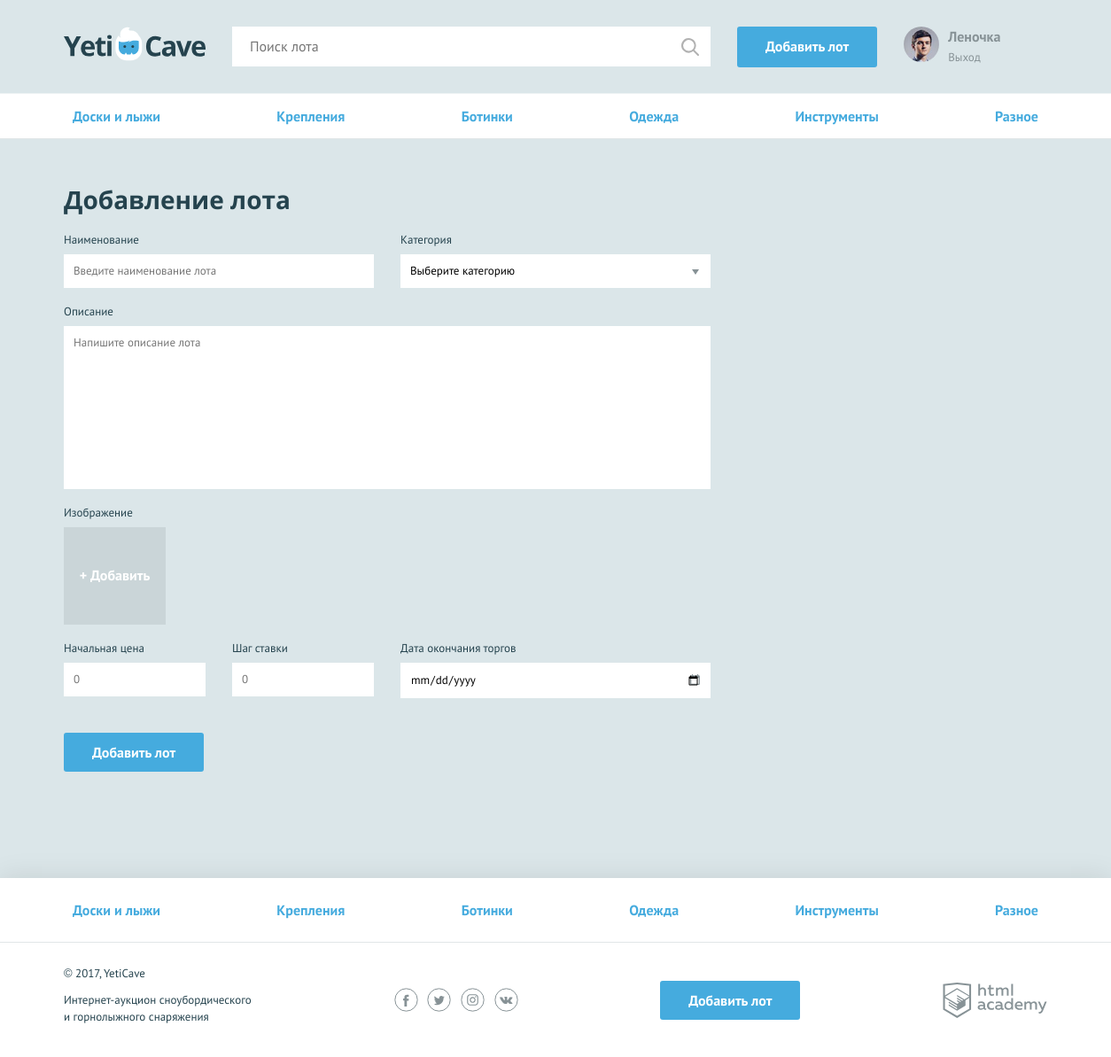
/add.php (signed in), run on the app's committed database.
### tables this page shows
CREATE TABLE `categories` (
  `id` INT(11) NOT NULL AUTO_INCREMENT,
  `title` VARCHAR(64) DEFAULT NULL,
  `class` VARCHAR(20) DEFAULT NULL,
  PRIMARY KEY (`id`)
);

### functions.php (called while the page is built, shortened)
<?php
function renderTemplate($file, $vars) {
    if(file_exists($file)) {
        extract($vars);
        include $file;
        return ob_get_clean();
    }
}
function fetchAll($con, $sql) {
    if ($result = mysqli_query($con, $sql)) {
        return mysqli_fetch_all($result, MYSQLI_ASSOC);
    } else {
        throw new Exception(mysqli_error($con));
    }
}

### authorization.php (called while the page is built, shortened)
<?php
if(isset($_SESSION['user'])) {
    $currentUser = $_SESSION['user'];
} else {
    $currentUser = null;
}

### templates/add_lot.php (the view, shortened to what this page needs)
<?= renderTemplate('templates/nav.php', ['categories' => $categories]); ?>
<form class="form form--add-lot container <?=isset($errors)? 'form--invalid' : '';?>" action="add.php" method="post" enctype="multipart/form-data">
    <h2>Добавление лота</h2>
    <div class="form__container-two">
        <div class="form__item <?=isset($errors['title'])? "form__item--invalid" : "";?>">
            <label for="title">Наименование</label>
            <input id="title" type="text" name="title" placeholder="Введите наименование лота" value="<?=isset($lot['title'])? $lot['title'] : '';?>">
        </div>
        <div class="form__item <?=isset($errors['category'])? "form__item--invalid" : "";?>">
            <label for="category">Категория</label>
            <select id="category" name="category">
                <option value="">Выберите категорию</option>
            </select>
        </div>
    </div>
    <div class="form__item form__item--wide <?=isset($errors['description'])? "form__item--invalid" : "";?>">
        <label for="message">Описание</label>
        <textarea id="message" name="description" placeholder="Напишите описание лота"><?=isset($lot['description'])? $lot['description'] : '';?></textarea>
    </div>
    <div class="form__item form__item--file <?=isset($errors['img'])? "form__item--invalid" : "";?> <?=isset($lot['img'])? 'form__item--uploaded' : '';?>">
        <label>Изображение</label>
        <div class="form__input-file">
            <label for="photo2">
                <span>+ Добавить</span>
            </label>
        </div>
    </div>
    <div class="form__container-three">
        <div class="form__item form__item--small <?=isset($errors['price'])? "form__item--invalid" : "";?>">
            <label for="price">Начальная цена</label>
            <input id="price" type="number" name="price" placeholder="0" value="<?=isset($lot['price'])? $lot['price'] : '';?>">
        </div>
        <div class="form__item form__item--small <?=isset($errors['bet_step'])? "form__item--invalid" : "";?>">
            <label for="bet_step">Шаг ставки</label>
            <input id="bet_step" type="number" name="bet_step" placeholder="0" value="<?=isset($lot['bet_step'])? $lot['bet_step'] : '';?>">
        </div>
        <div class="form__item <?=isset($errors['end_date'])? "form__item--invalid" : "";?>">
            <label for="date">Дата окончания торгов</label>
            <input class="form__input-date" id="date" type="date" name="end_date" value="<?=isset($lot['end_date'])? $lot['end_date'] : '';?>">
        </div>
    </div>
    <button type="submit" class="button">Добавить лот</button>
</form>

### templates/nav.php
<nav class="nav">
    <ul class="nav__list container">
        <?php foreach($categories as $category): ?>
            <li class="nav__item">
                <a href=""><?=$category['title'];?></a>
            </li>
        <?php endforeach; ?>
    </ul>
</nav>

### templates/layout.php (shortened to what this page needs)
<!DOCTYPE html>
<html lang="ru">
<head>
    <link href="css/normalize.min.css" rel="stylesheet">
    <link href="css/style.css" rel="stylesheet">
</head>
<body>
<header class="main-header">
    <div class="main-header__container container">
        <a href="/" class="main-header__logo">
            <img src="img/logo.svg" width="160" height="39" alt="Логотип компании YetiCave">
        </a>
        <form class="main-header__search" method="get" action="https://echo.htmlacademy.ru">
            <input type="search" name="search" placeholder="Поиск лота">
            <input class="main-header__search-btn" type="submit" name="find" value="Найти">
        </form>
        <a class="main-header__add-lot button" href="/add.php">Добавить лот</a>
        <nav class="user-menu">
            <?php if($currentUser): ?>
                <div class="user-menu__image">
                    <img src="<?=$currentUser['avatar'] ? $currentUser['avatar'] : '/img/user.jpg'; ?>" width="40" height="40" alt="Пользователь">
                </div>
                <div class="user-menu__logged">
                    <p><?=$currentUser['name']; ?></p>
                    <p><a href="/logout.php">Выход</a></p>
                </div>
            <?php endif; ?>
        </nav>
    </div>
</header>
<main class="<?=$mainClass;?>">
    <?=$content;?>
</main>
<footer class="main-footer">
    <?php if(isset($categories)): ?>
        <nav class="nav">
            <ul class="nav__list container">
                <?php foreach($categories as $category): ?>
                    <li class="nav__item">
                        <a href="all-lots.html"><?=$category['title'];?></a>
                    </li>
                <?php endforeach; ?>
            </ul>
        </nav>
    <?php endif; ?>
    <div class="main-footer__bottom container">
        <div class="main-footer__copyright">
            <p>© 2017, YetiCave</p>
            <p>Интернет-аукцион сноубордического и горнолыжного снаряжения</p>
        </div>
        <div class="main-footer__social social">
            <a class="social__link social__link--facebook" href="#">Facebook
            </a>
            <a class="social__link social__link--twitter" href="#">Twitter
            </a>
            <a class="social__link social__link--instagram" href="#">Instagram
            </a>
            <a class="social__link social__link--vkontakte" href="#">Вконтакте
            </a>
        </div>
        <a class="main-footer__add-lot button" href="/add.php">Добавить лот</a>
        <div class="main-footer__developed-by">
            <a class="logo-academy" href="https://htmlacademy.ru/intensive/php">HTML Academy
            </a>
        </div>
    </div>
</footer>
</body>
</html>

### data on the page
categories: title "Доски и лыжи"
categories: title "Крепления"
categories: title "Ботинки"
categories: title "Одежда"
categories: title "Инструменты"
categories: title "Разное"

### other printed values
$currentUser['name'] "Леночка"
